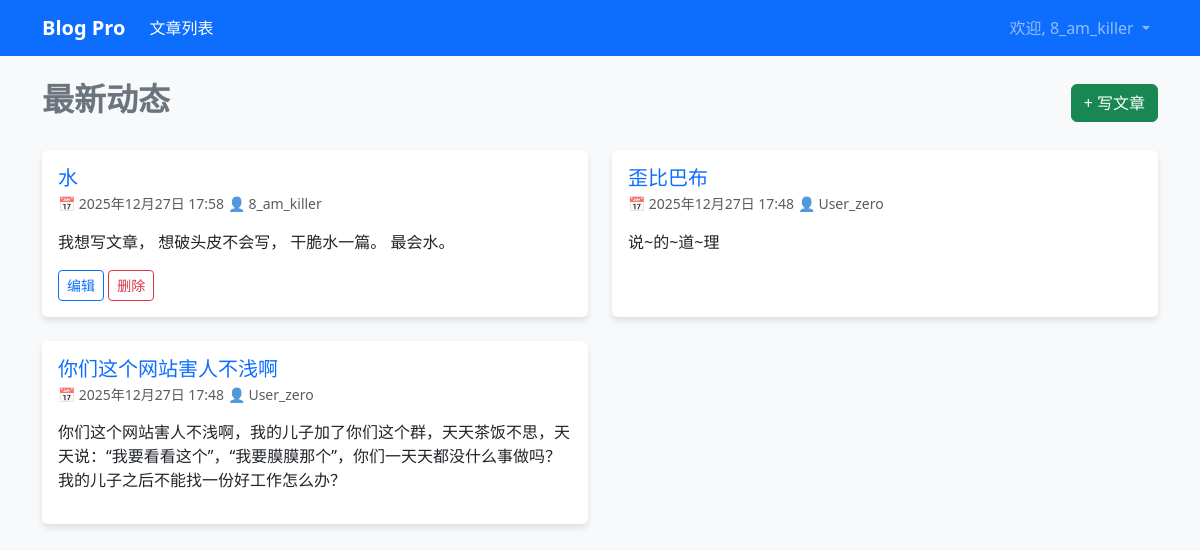
The page / (signed in) on the database its author committed.
### blogs/models.py (models this page shows, shortened)
class BlogPost(models.Model):
    title = models.CharField(max_length=200, verbose_name="标题")
    text = models.TextField(verbose_name="内容")
    date_added = models.DateTimeField(auto_now_add=True)
    owner = models.ForeignKey(User, on_delete=models.CASCADE)

### blogs/views.py (the view)
# urls.py: path('', views.index, name='index'),
def index(request):
    posts_list = BlogPost.objects.order_by('-date_added')
    paginator = Paginator(posts_list, 6)
    page_number = request.GET.get('page')
    page_obj = paginator.get_page(page_number)
    is_paginated = page_obj.has_other_pages()
    context = {
        'posts': page_obj, # 注意这里传的是 page_obj 而不是 posts_list
        'page_obj': page_obj,
        'is_paginated': is_paginated
    }
    return render(request, 'blogs/index.html', context)

### blogs/templates/blogs/index.html (shortened to what this page needs)
{% extends 'blogs/base.html' %}
{% block content %}
<div class="row align-items-center mb-4">
    <div class="col">
        <h2 class="fw-bold text-secondary">最新动态</h2>
    </div>
    {% if user.is_authenticated %}
    <div class="col-auto">
        <a href="{% url 'blogs:new_post' %}" class="btn btn-success">+ 写文章</a>
    </div>
    {% endif %}
</div>
<div class="row">
    {% for post in posts %}
        <div class="col-md-6 mb-4">
            <div class="card h-100">
                <div class="card-body">
                    <h5 class="card-title text-primary">{{ post.title }}</h5>
                    <h6 class="card-subtitle mb-3 text-muted">
                        <small>
                            📅 {{ post.date_added|date:'Y年m月d日 H:i' }}
                            👤 {{ post.owner.username }}
                        </small>
                    </h6>
                    <p class="card-text">{{ post.text|truncatechars:100 }}</p>
                    <div class="mt-3">
                        {% if user == post.owner %}
                            <a href="{% url 'blogs:edit_post' post.id %}" class="btn btn-sm btn-outline-primary">编辑</a>
                            <a href="{% url 'blogs:delete_post' post.id %}" class="btn btn-sm btn-outline-danger" onclick="return confirm('确定要删除这篇文章吗？');">删除</a>
                        {% endif %}
                    </div>
                </div>
            </div>
        </div>
    {% empty %}
        <div class="col-12 text-center py-5">
            <h4 class="text-muted">还没有人发布文章...</h4>
        </div>
    {% endfor %}
</div>
{% endblock content %}

### blogs/templates/blogs/base.html (shortened to what this page needs)
<!DOCTYPE html>
<html lang="zh-CN">
<head>
    <link href="https://cdn.jsdelivr.net/npm/bootstrap@5.3.0/dist/css/bootstrap.min.css" rel="stylesheet">
</head>
<body>
    <nav class="navbar navbar-expand-lg navbar-dark bg-primary mb-4">
        <div class="container">
            <a class="navbar-brand fw-bold" href="{% url 'blogs:index' %}">Blog Pro</a>
            <div class="collapse navbar-collapse" id="navbarContent">
                <ul class="navbar-nav me-auto mb-2 mb-lg-0">
                    <li class="nav-item">
                        <a class="nav-link active" href="{% url 'blogs:index' %}">文章列表</a>
                    </li>
                </ul>
                <ul class="navbar-nav ms-auto">
                    {% if user.is_authenticated %}
                        <li class="nav-item dropdown">
                            <a class="nav-link dropdown-toggle" href="#" role="button" data-bs-toggle="dropdown">
                                欢迎, {{ user.username }}
                            </a>
                        </li>
                    {% else %}
                        <li class="nav-item"><a class="nav-link" href="{% url 'users:login' %}">登录</a></li>
                        <li class="nav-item"><a class="nav-link" href="{% url 'users:register' %}">注册</a></li>
                    {% endif %}
                </ul>
            </div>
        </div>
    </nav>
    <div class="container">
        {% block content %}{% endblock content %}
    </div>
</body>
</html>

### blogs/templates/blogs/base.html (style rules this page uses)
body { background-color: #f8f9fa; }
.card { box-shadow: 0 4px 6px rgba(0,0,0,0.1); border: none; transition: transform 0.2s; }

### rows shown on the page
BlogPost: title "水", date_added "2025年12月27日 17:58", owner.username "8_am_killer", text "我想写文章， 想破头皮不会写， 干脆水一篇。 最会水。", shows "编辑"
BlogPost: title "歪比巴布", date_added "2025年12月27日 17:48", owner.username "User_zero", text "说~的~道~理"
BlogPost: title "你们这个网站害人不浅啊", date_added "2025年12月27日 17:48", owner.username "User_zero", text "你们这个网站害人不浅啊，我的儿子加了你们这个群，天天茶饭不思，天天说：“我要看看这个”，“我要膜膜那个”，你们一天天都没什么事做吗？我的儿子之后不能找一份好工作怎么办？"

### other values the page prints
{{ user.username }} "8_am_killer"
